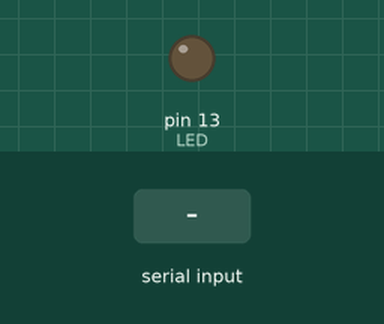
This sketch was run on a simulated Arduino Nano, built with avr-gcc and run on an emulated ATmega328P. On the bench: output pins drawn as LEDs (lit = HIGH). Dashed ring = blinking. Inputs (shaded band) come from the test bench. What the sketch prints to the serial monitor is not drawn.

Above: at 1.3 s.
1.4 s: "1\n" received over Serial
At 2.47 s:
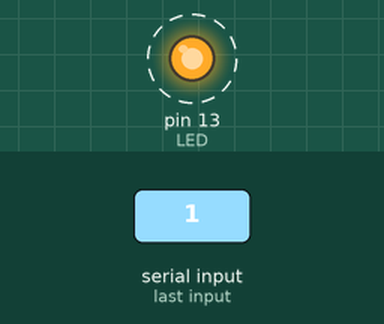
4.4 s: "90,45\n" received over Serial
At 4.4 s:
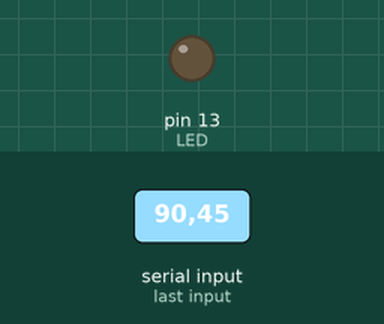
Timing chart, 0 to 7.4 s (numbered marks = the images above; inputs shaded):
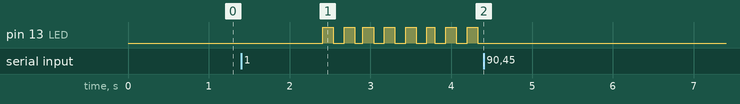

The sketch:

main.ino
```cpp
#include <Arduino.h>

#define LED 13

#define time_quantum 100 // 0,1 sec. Quantum of time (in milliseconds). Used in Binking pattern matrix
#define time_quantum_devider 3 // devider for main delay function
#define patternMaxrix1stLevelSize 4
#define patternMaxrix2dnLevelSize 30

/*
* Matrix index is set of blinking pattern array labels
*/
String blinkMatrixIndex[patternMaxrix1stLevelSize] = {
  "Вимкнути",
  "Просте мигання",
  "Довге мигання",
  "Сигнал SOS"
};

/*
* Binking pattern matrix
*
* Matrix is set of strings (blinking pattern arrays).
* Each character in string is 1 or 0
*  - 1 (or other any nonzero value) turns LED ON for quantum of time
*  - 0 turns LED OFF for quantum of time
*
*/
String blinkMatrix[patternMaxrix1stLevelSize] = {
  "0",
  "10",
  "1110",
  "101010111011101110101010000000"
};

// ---------------------------------
unsigned int currentState = 0;

unsigned int arrayIndex = 0;
unsigned int arrayPosIndex = 0;

unsigned long lastTime = millis();


void echoMatrix(){
    Serial.println("========================");

    for ( unsigned int a = 0; a < patternMaxrix1stLevelSize; a++ ) {
      Serial.print("Line : "); Serial.print(a);
      Serial.print(" Label : "); Serial.print(blinkMatrixIndex[a]);
      Serial.print(" Size : "); Serial.print(blinkMatrix[a].length());
      Serial.print(" Content : "); Serial.print(blinkMatrix[a]);
      Serial.println();

      // loop through columns of current row
      for ( unsigned int j = 0; j < blinkMatrix[a].length(); j++ ) {
        Serial.print(blinkMatrix[a].charAt(j));       Serial.print(" ");
      }
      Serial.println(); // start new line of output
    }

    Serial.println("========================"); Serial.println();
}

//^^^^^^^^^^^^^^^^^^^^^^^^^^^^^^^^^^^^^^^^^^^^^^^^^^^^^^^^^^^^^^^^^^^^^^^^^^^
void setup() {

    pinMode(LED,OUTPUT);

    Serial.begin(9600);
    while (!Serial);

    Serial.print("Починаємо працювати...\n-------------------\n");

    // echoMatrix();

    Serial.println(".... МЕНЮ ....");

    for(unsigned int i = 0; i < patternMaxrix1stLevelSize; i++){
      Serial.print(i); Serial.print(" - "); Serial.println(blinkMatrixIndex[i]);
    }

    Serial.println();
    Serial.print("Сurrent state is "); Serial.write(currentState); Serial.println();

}


void processBlink(unsigned int patternId){

  unsigned long currentTime = millis();

  //debugging message
  // Serial.println();
  // Serial.print("patternId = "); Serial.println(patternId);
  // Serial.print("currentTime = "); Serial.println(currentTime);
  // Serial.print("(currentTime - lastTime) = "); Serial.println(currentTime - lastTime);

  // if patternId is null of time interval doesn't pass -- do nothing
  if(/*!patternId || */(currentTime - lastTime) < time_quantum ) return;

  //debugging message
  // Serial.println(patternId);

  if (/*!arrayIndex || */patternId != arrayIndex) {
    arrayIndex = patternId;

    if (!blinkMatrixIndex[arrayIndex]) return;

    arrayPosIndex = 0;
  }

  //debugging message
  // Serial.print("arrayIndex = "); Serial.println(arrayIndex);
  // Serial.print("arrayPosIndex = "); Serial.println(arrayPosIndex);
  // Serial.print("blinkMatrixIndex[arrayIndex] = "); Serial.println(blinkMatrixIndex[arrayIndex]);

  //debugging message
  // Serial.print("blinkMatrix[arrayIndex][arrayPosIndex] = "); Serial.println(blinkMatrix[arrayIndex].charAt(arrayPosIndex));

  int theBit = blinkMatrix[arrayIndex].charAt(arrayPosIndex)-'0';

  //debugging message
  // Serial.print("theBit = "); Serial.println(theBit);

  if (theBit == 0) digitalWrite(LED_BUILTIN, LOW);
  else if (theBit == 1) digitalWrite(LED_BUILTIN, HIGH);
  else arrayPosIndex = 0;

  lastTime = currentTime;
  arrayPosIndex++;

  //debugging message
  // Serial.print("New blinkMatrix[arrayIndex][arrayPosIndex] = "); Serial.println(blinkMatrix[arrayIndex].charAt(arrayPosIndex));

  theBit = blinkMatrix[arrayIndex].charAt(arrayPosIndex) - '0';
  if (!(theBit == 0 || theBit == 1))
    arrayPosIndex = 0;
}

void loop() {
    String data;
    unsigned int patternID = 0;

    if (Serial.available() > 0){
      data = Serial.readString();

      if (isdigit(data.charAt(0))) {
        patternID = (unsigned int)data.toInt();
      }

      // status message
      /*Serial.print("Entered : ");
        Serial.print(data);
        Serial.print(" (");
        Serial.print(patternID);
        Serial.println(")");
      */

      if (patternID == currentState) {
        Serial.print("Нічого не змінилось. ");
      }
      else{
        currentState = patternID;
      }

      Serial.print("(current state is "); Serial.print(currentState); Serial.println(")");

    }

    processBlink(currentState);

    delay(time_quantum / time_quantum_devider);

}
```

Measured:
- after the input at 1.4 s, pin 13 (LED): alternates HIGH for 0.13 s and LOW for 0.13 s, starting after 1.0 s
- after the input at 4.4 s, pin 13 (LED): stops changing and stays LOW
